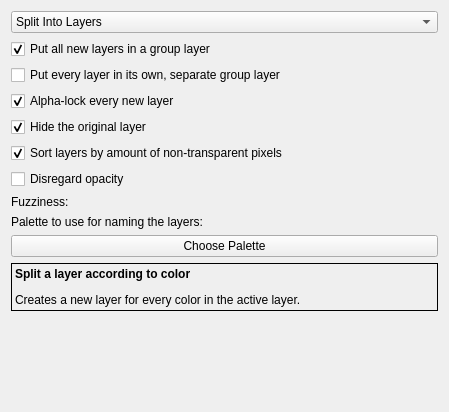
<?xml version="1.0" encoding="UTF-8"?>
<ui version="4.0">
 <class>WdgLayerSplit</class>
 <widget class="QWidget" name="WdgLayerSplit">
  <property name="geometry">
   <rect>
    <x>0</x>
    <y>0</y>
    <width>449</width>
    <height>412</height>
   </rect>
  </property>
  <property name="windowTitle">
   <string>Image Size</string>
  </property>
  <layout class="QVBoxLayout" name="verticalLayout">
   <item>
    <layout class="QFormLayout" name="formLayout">
     <property name="fieldGrowthPolicy">
      <enum>QFormLayout::AllNonFixedFieldsGrow</enum>
     </property>
     <item row="1" column="0">
      <widget class="QCheckBox" name="chkCreateGroupLayer">
       <property name="text">
        <string>Put all new layers in a group layer</string>
       </property>
       <property name="checked">
        <bool>true</bool>
       </property>
      </widget>
     </item>
     <item row="2" column="0" colspan="2">
      <widget class="QCheckBox" name="chkSeparateGroupLayers">
       <property name="text">
        <string>Put every layer in its own, separate group layer</string>
       </property>
      </widget>
     </item>
     <item row="3" column="0">
      <widget class="QCheckBox" name="chkAlphaLock">
       <property name="text">
        <string>Alpha-lock every new layer</string>
       </property>
       <property name="checked">
        <bool>true</bool>
       </property>
      </widget>
     </item>
     <item row="4" column="0">
      <widget class="QCheckBox" name="chkHideOriginal">
       <property name="text">
        <string>Hide the original layer</string>
       </property>
       <property name="checked">
        <bool>true</bool>
       </property>
      </widget>
     </item>
     <item row="5" column="0" colspan="2">
      <widget class="QCheckBox" name="chkSortLayers">
       <property name="text">
        <string>Sort layers by amount of non-transparent pixels</string>
       </property>
       <property name="checked">
        <bool>true</bool>
       </property>
      </widget>
     </item>
     <item row="6" column="0">
      <widget class="QCheckBox" name="chkDisregardOpacity">
       <property name="text">
        <string>Disregard opacity</string>
       </property>
      </widget>
     </item>
     <item row="7" column="0">
      <widget class="QLabel" name="label_3">
       <property name="text">
        <string>Fuzziness:</string>
       </property>
       <property name="buddy">
        <cstring>intFuzziness</cstring>
       </property>
      </widget>
     </item>
     <item row="7" column="1">
      <widget class="KisSliderSpinBox" name="intFuzziness" native="true"/>
     </item>
     <item row="8" column="0" colspan="2">
      <widget class="QLabel" name="label_2">
       <property name="text">
        <string>Palette to use for naming the layers:</string>
       </property>
      </widget>
     </item>
     <item row="9" column="0" colspan="2">
      <widget class="KisPopupButton" name="paletteChooser">
       <property name="text">
        <string>Choose Palette</string>
       </property>
      </widget>
     </item>
     <item row="0" column="0" colspan="2">
      <widget class="QComboBox" name="cmbMode">
       <item>
        <property name="text">
         <string>Split Into Layers</string>
        </property>
       </item>
       <item>
        <property name="text">
         <string>Split Into Local Selection Masks</string>
        </property>
       </item>
      </widget>
     </item>
    </layout>
   </item>
   <item>
    <widget class="QLabel" name="label">
     <property name="frameShape">
      <enum>QFrame::Box</enum>
     </property>
     <property name="text">
      <string>&lt;html&gt;&lt;head/&gt;&lt;body&gt;&lt;p&gt;&lt;span style=&quot; font-weight:600;&quot;&gt;Split a layer according to color&lt;/span&gt;&lt;/p&gt;&lt;p&gt;Creates a new layer for every color in the active layer.&lt;/p&gt;&lt;/body&gt;&lt;/html&gt;</string>
     </property>
     <property name="textFormat">
      <enum>Qt::RichText</enum>
     </property>
     <property name="alignment">
      <set>Qt::AlignLeading|Qt::AlignLeft|Qt::AlignTop</set>
     </property>
     <property name="wordWrap">
      <bool>true</bool>
     </property>
    </widget>
   </item>
   <item>
    <spacer name="verticalSpacer">
     <property name="orientation">
      <enum>Qt::Vertical</enum>
     </property>
     <property name="sizeHint" stdset="0">
      <size>
       <width>20</width>
       <height>40</height>
      </size>
     </property>
    </spacer>
   </item>
  </layout>
 </widget>
 <customwidgets>
  <customwidget>
   <class>KisPopupButton</class>
   <extends>QPushButton</extends>
   <header>kis_popup_button.h</header>
  </customwidget>
  <customwidget>
   <class>KisSliderSpinBox</class>
   <extends>QWidget</extends>
   <header location="global">kis_slider_spin_box.h</header>
   <container>1</container>
  </customwidget>
 </customwidgets>
 <tabstops>
  <tabstop>chkCreateGroupLayer</tabstop>
  <tabstop>chkSeparateGroupLayers</tabstop>
  <tabstop>chkAlphaLock</tabstop>
  <tabstop>chkHideOriginal</tabstop>
  <tabstop>chkSortLayers</tabstop>
 </tabstops>
 <resources/>
 <connections/>
</ui>
